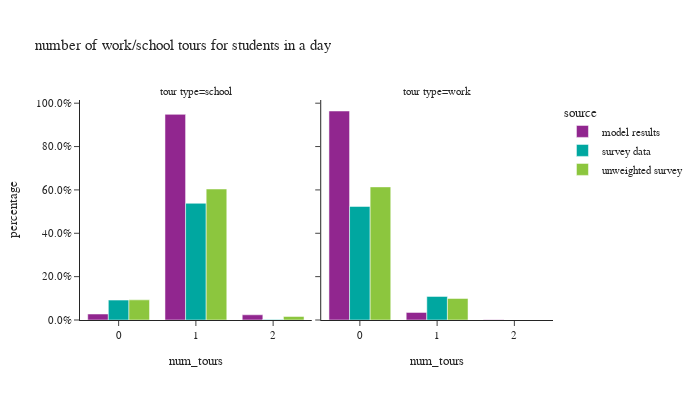

The code cell stored with this chart in its notebook:
### Code cell
# number of mandatory tours
df_plot = s_tour_data[['person_id','source','tour_type','tour_id','person_weight']].groupby(['person_id','source','tour_type','person_weight']).count().reset_index()

pivoted = df_plot.pivot(index=['person_id','source','person_weight'], columns="tour_type", values="tour_id").fillna(0).reset_index()
df_plot = pivoted.melt(id_vars=['person_id','source','person_weight'], var_name="tour_type")

df_plot['num_tours'] = df_plot['value']
df_plot['ws_weight'] = df_plot['person_weight']
df_plot = df_plot.groupby(['source','tour_type','num_tours'])['ws_weight'].sum().reset_index()
df_plot = df_plot.merge(df_student_count, how='left', on='source')
df_plot['percentage'] = df_plot['ws_weight']/df_plot['person_weight']

fig = px.bar(df_plot, x="num_tours", y="percentage", color="source",barmode="group",
             facet_col="tour_type",facet_row_spacing=0.2,
             title="number of work/school tours for students in a day")
fig.for_each_annotation(lambda a: a.update(text="tour type="+a.text.split("=")[-1]))
fig.update_layout(height=400, width=700)
fig.update_yaxes(tickformat=".1%")
fig.show()

### Figure 1 — Plotly figure (JSON) as saved in the notebook; plotly's stock layout.template omitted (floating-point values rounded to 4 significant figures)
{"data": [{"alignmentgroup": "True", "hovertemplate": "source=model results<br>tour_type=school<br>num_tours=%{x}<br>percentage=%{y}<extra></extra>", "legendgroup": "model results", "marker": {"color": "#91268F", "pattern": {"shape": ""}}, "name": "model results", "offsetgroup": "model results", "orientation": "v", "showlegend": true, "textposition": "auto", "type": "bar", "x": [0.0, 1.0, 2.0], "xaxis": "x", "y": [0.02755, 0.9485, 0.02394], "yaxis": "y"}, {"alignmentgroup": "True", "hovertemplate": "source=model results<br>tour_type=work<br>num_tours=%{x}<br>percentage=%{y}<extra></extra>", "legendgroup": "model results", "marker": {"color": "#91268F", "pattern": {"shape": ""}}, "name": "model results", "offsetgroup": "model results", "orientation": "v", "showlegend": false, "textposition": "auto", "type": "bar", "x": [0.0, 1.0, 2.0], "xaxis": "x2", "y": [0.964, 0.03516, 0.0008078], "yaxis": "y2"}, {"alignmentgroup": "True", "hovertemplate": "source=survey data<br>tour_type=school<br>num_tours=%{x}<br>percentage=%{y}<extra></extra>", "legendgroup": "survey data", "marker": {"color": "#00A7A0", "pattern": {"shape": ""}}, "name": "survey data", "offsetgroup": "survey data", "orientation": "v", "showlegend": true, "textposition": "auto", "type": "bar", "x": [0.0, 1.0, 2.0], "xaxis": "x", "y": [0.09181, 0.5383, 0.002475], "yaxis": "y"}, {"alignmentgroup": "True", "hovertemplate": "source=survey data<br>tour_type=work<br>num_tours=%{x}<br>percentage=%{y}<extra></extra>", "legendgroup": "survey data", "marker": {"color": "#00A7A0", "pattern": {"shape": ""}}, "name": "survey data", "offsetgroup": "survey data", "orientation": "v", "showlegend": false, "textposition": "auto", "type": "bar", "x": [0.0, 1.0], "xaxis": "x2", "y": [0.5238, 0.1089], "yaxis": "y2"}, {"alignmentgroup": "True", "hovertemplate": "source=unweighted survey<br>tour_type=school<br>num_tours=%{x}<br>percentage=%{y}<extra></extra>", "legendgroup": "unweighted survey", "marker": {"color": "#8CC63E", "pattern": {"shape": ""}}, "name": "unweighted survey", "offsetgroup": "unweighted survey", "orientation": "v", "showlegend": true, "textposition": "auto", "type": "bar", "x": [0.0, 1.0, 2.0], "xaxis": "x", "y": [0.09283, 0.6042, 0.01629], "yaxis": "y"}, {"alignmentgroup": "True", "hovertemplate": "source=unweighted survey<br>tour_type=work<br>num_tours=%{x}<br>percentage=%{y}<extra></extra>", "legendgroup": "unweighted survey", "marker": {"color": "#8CC63E", "pattern": {"shape": ""}}, "name": "unweighted survey", "offsetgroup": "unweighted survey", "orientation": "v", "showlegend": false, "textposition": "auto", "type": "bar", "x": [0.0, 1.0], "xaxis": "x2", "y": [0.614, 0.09935], "yaxis": "y2"}], "layout": {"annotations": [{"font": {}, "showarrow": false, "text": "tour type=school", "x": 0.245, "xanchor": "center", "xref": "paper", "y": 1.0, "yanchor": "bottom", "yref": "paper"}, {"font": {}, "showarrow": false, "text": "tour type=work", "x": 0.755, "xanchor": "center", "xref": "paper", "y": 1.0, "yanchor": "bottom", "yref": "paper"}], "barmode": "group", "height": 400, "legend": {"title": {"text": "source"}, "tracegroupgap": 0}, "title": {"text": "number of work/school tours for students in a day"}, "width": 700, "xaxis": {"anchor": "y", "domain": [0.0, 0.49], "title": {"text": "num_tours"}}, "xaxis2": {"anchor": "y2", "domain": [0.51, 1.0], "matches": "x", "title": {"text": "num_tours"}}, "yaxis": {"anchor": "x", "domain": [0.0, 1.0], "tickformat": ".1%", "title": {"text": "percentage"}}, "yaxis2": {"anchor": "x2", "domain": [0.0, 1.0], "matches": "y", "showticklabels": false, "tickformat": ".1%"}}}
